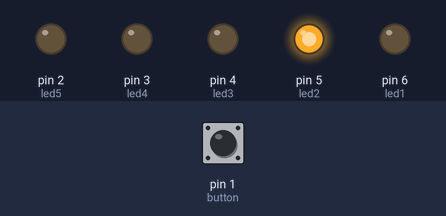
The sketch below on a simulated Arduino Uno, built with avr-gcc and run on an emulated ATmega328P. On the bench: output pins drawn as LEDs (lit = HIGH). Inputs (shaded band) come from the test bench; at power-on: pin 1 (button) LOW.

Above: at 2.8 s.
2.9 s: pin 1 (button) pulled HIGH for 1.2 s
At 4.4 s:
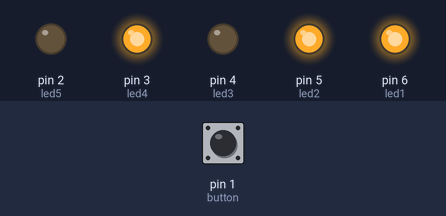
8.2 s: pin 1 (button) pulled HIGH for 1.2 s
At 10.1 s:
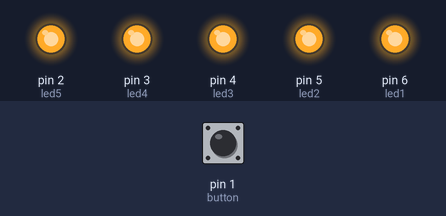
12.5 s: pin 1 (button) pulled HIGH for 3.2 s
At 15.1 s:
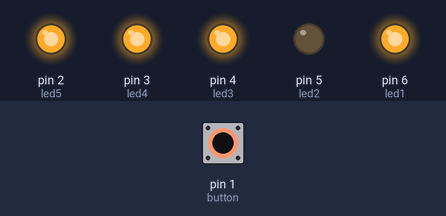
Timing chart, 0 to 20.5 s (numbered marks = the images above; inputs shaded):
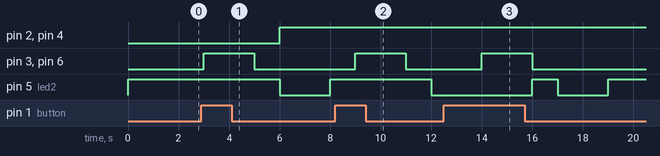

Measured:
- after the input at 2.9 s, pin 2 (led5), pin 4 (led3): LOW → HIGH after 3.1 s; pin 3 (led4), pin 6 (led1): LOW → HIGH after 0.10 s, → LOW 2.0 s later; pin 5 (led2): HIGH → LOW after 3.1 s, → HIGH 2.0 s later
- after the input at 8.2 s, pin 3 (led4), pin 6 (led1): LOW → HIGH after 0.80 s, → LOW 2.0 s later; pin 5 (led2): HIGH → LOW after 3.8 s
- after the input at 12.5 s, pin 3 (led4), pin 6 (led1): LOW → HIGH after 1.5 s, → LOW 2.0 s later; pin 5 (led2): LOW → HIGH after 3.5 s instead of 1.5 s

The sketch:

traffic-light.ino
```cpp
int led1 = 6;
int led2 = 5;
int led3 = 4;
int led4 = 3;
int led5 = 2;
int button = 1;
int state;

void setup() {
  pinMode(led1,OUTPUT);
  pinMode(led2,OUTPUT);
  pinMode(led3,OUTPUT);
  pinMode(led4,OUTPUT);
  pinMode(led5,OUTPUT);
  pinMode(button,INPUT);
}

void loop() {
  state = digitalRead(button);
    if(state == 1) {
      digitalWrite(led1,HIGH);
      digitalWrite(led4,HIGH);
      delay(2000);
      digitalWrite(led1,LOW);
      digitalWrite(led4,LOW);
      digitalWrite(led2,HIGH);
      delay(1000);
      digitalWrite(led2,LOW);
      digitalWrite(led3,HIGH);
      digitalWrite(led5,HIGH);
      delay(2000);
    }
    else {
    digitalWrite(led2,HIGH);
    delay(1000);
    }
}
```
